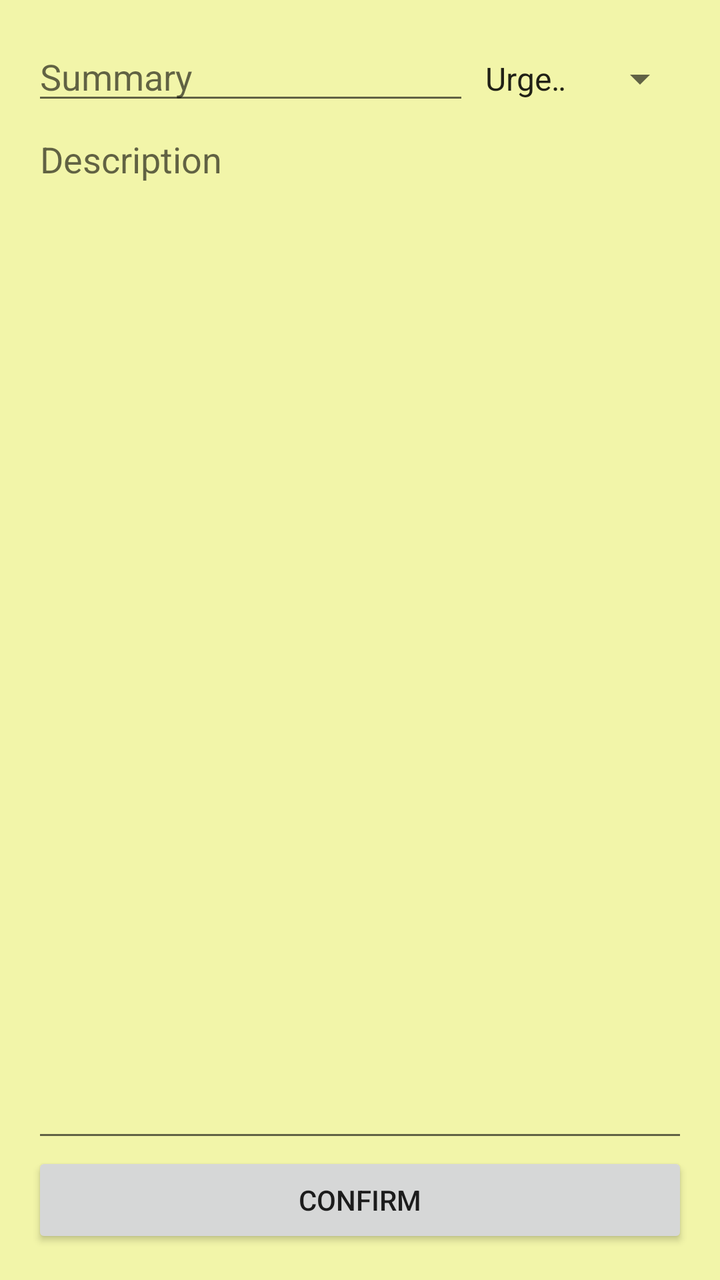
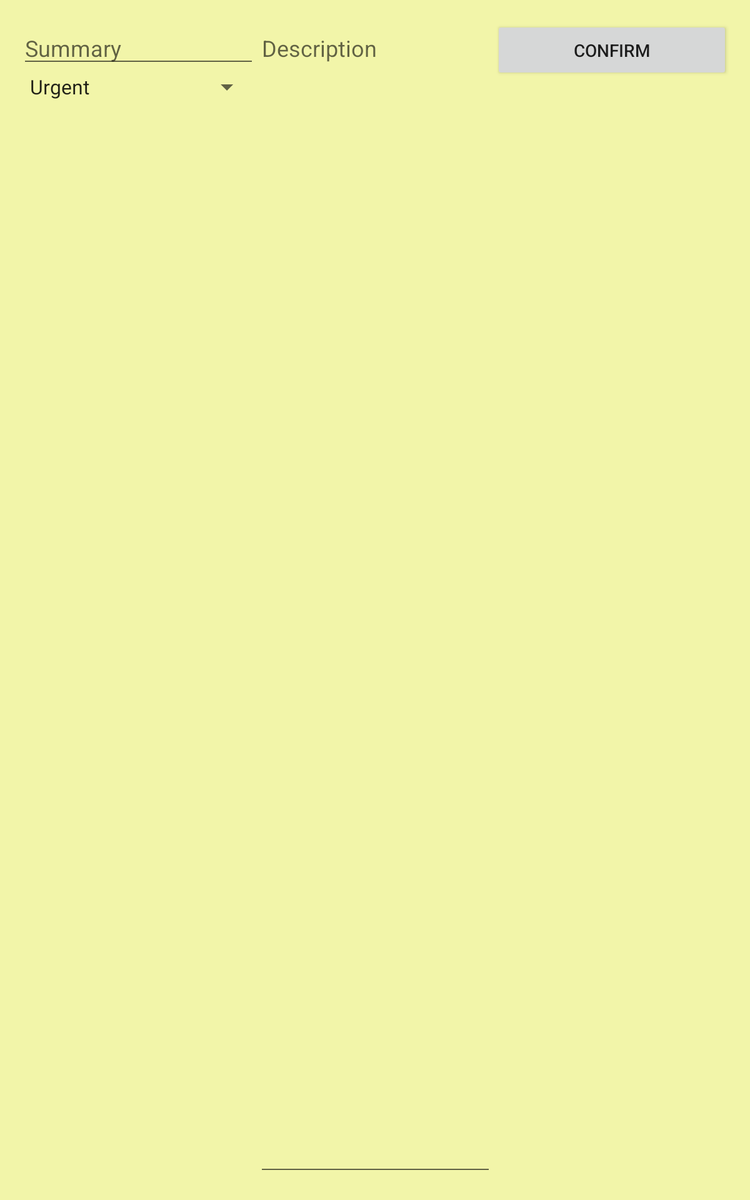

First picture: res/layout/ on a phone held upright. Second picture: the repository's own variant of that layout, on a device whose configuration matches the variant's folder. Source for both follows.
<!-- AndroidManifest.xml: application theme AppTheme -->
<!-- res/layout/activity_detail.xml -->
<?xml version="1.0" encoding="utf-8"?>
<LinearLayout xmlns:android="http://schemas.android.com/apk/res/android"
    android:layout_width="match_parent"
    android:layout_height="match_parent"
    android:background="@color/background_color"
    android:padding="16dp"
    android:orientation="vertical" >



    <LinearLayout
        android:layout_width="match_parent"
        android:layout_height="wrap_content" >

        <EditText
            android:id="@+id/summary_edit"
            android:layout_width="match_parent"
            android:layout_height="wrap_content"
            android:layout_weight="1"
            android:hint="@string/detail_summary"
            android:imeOptions="actionNext" />

            <Spinner
                android:id="@+id/types"
                android:layout_weight="2"
                android:layout_width="match_parent"
                android:layout_height="wrap_content"
                android:entries="@array/priorities" />

    </LinearLayout>

    <EditText
        android:id="@+id/description_edit"
        android:layout_width="match_parent"
        android:layout_height="match_parent"
        android:layout_weight="1"
        android:gravity="top"
        android:hint="@string/detail_description"
        android:imeOptions="actionNext" />

    <Button
        android:id="@+id/confirm_button"
        android:layout_width="match_parent"
        android:layout_height="wrap_content"
        android:layout_gravity="center"
        android:text="@string/detail_confirm" />

</LinearLayout>
<!-- resources referenced by this layout -->
<resources>
  <string-array name="priorities">
          <item>Urgent</item>
          <item>Important</item>
          <item>Reminder</item>
      </string-array>
  <color name="background_color">#F2F5A9</color>
  <string name="detail_confirm">Confirm</string>
  <string name="detail_description">Description</string>
  <string name="detail_summary">Summary</string>
  <style name="AppTheme" parent="@style/Theme.AppCompat.Light.DarkActionBar">
          
      </style>
</resources>
<!-- res/layout-sw600dp/activity_detail.xml (the author's variant of the layout above) -->
<!-- drawn on a 7-inch tablet held upright -->
<?xml version="1.0" encoding="utf-8"?>
<LinearLayout xmlns:android="http://schemas.android.com/apk/res/android"
    android:layout_width="match_parent"
    android:layout_height="match_parent"
    android:background="@color/background_color"
    android:padding="16dp"
    android:orientation="horizontal" >

    <LinearLayout
        android:layout_width="match_parent"
        android:layout_height="wrap_content"
        android:orientation="vertical"
        android:layout_weight="1">

        <EditText
            android:id="@+id/summary_edit"
            android:layout_width="match_parent"
            android:layout_height="wrap_content"
            android:layout_weight="1"
            android:hint="@string/detail_summary"
            android:imeOptions="actionNext" />

        <Spinner
            android:id="@+id/types"
            android:layout_weight="2"
            android:layout_width="match_parent"
            android:layout_height="wrap_content"
            android:entries="@array/priorities" />

    </LinearLayout>

    <EditText
        android:id="@+id/description_edit"
        android:layout_width="match_parent"
        android:layout_height="match_parent"
        android:layout_weight="1"
        android:gravity="top"
        android:hint="@string/detail_description"
        android:imeOptions="actionNext" />

    <Button
        android:id="@+id/confirm_button"
        android:layout_width="match_parent"
        android:layout_height="wrap_content"
        android:layout_gravity="top"
        android:layout_weight="1"
        android:text="@string/detail_confirm" />



</LinearLayout>
